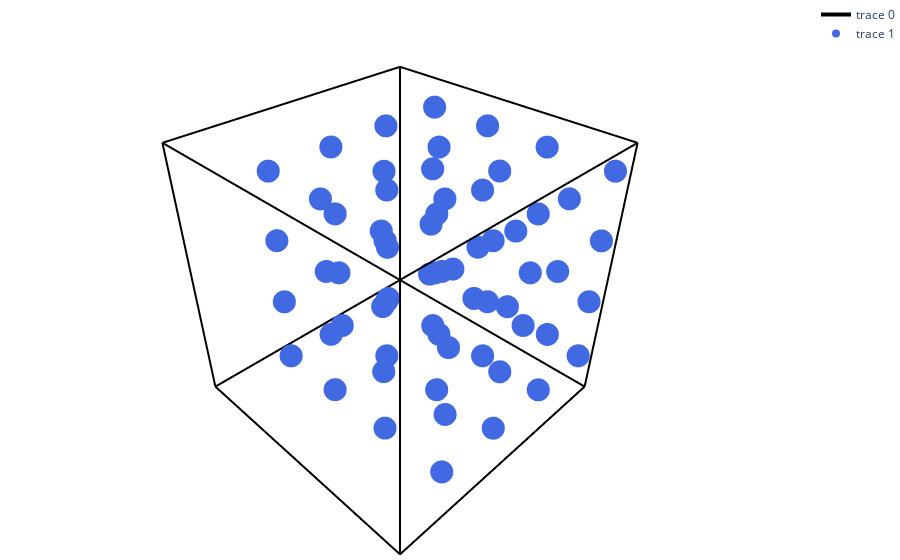

The notebook cell saved with this chart:
### Code cell
import numpy as np
import pandas as pd
import plotly.graph_objects as go

N = 64
density = 1.0
L = (N / density)**(1/3)

df = pd.read_csv('positions.xyz', delim_whitespace=True, names=['Elem', 'x', 'y', 'z'], header=None)
positions = df[['x', 'y', 'z']].values
x, y, z = positions[:, 0], positions[:, 1], positions[:, 2]

verts = np.array([
    [-L/2, -L/2, -L/2],
    [ L/2, -L/2, -L/2],
    [ L/2,  L/2, -L/2],
    [-L/2,  L/2, -L/2],
    [-L/2, -L/2,  L/2],
    [ L/2, -L/2,  L/2],
    [ L/2,  L/2,  L/2],
    [-L/2,  L/2,  L/2],
])

edges = [
    (0,1),(1,2),(2,3),(3,0),
    (4,5),(5,6),(6,7),(7,4),
    (0,4),(1,5),(2,6),(3,7)
]

Xe, Ye, Ze = [], [], []

for i, j in edges:
    Xe += [verts[i,0], verts[j,0], None]
    Ye += [verts[i,1], verts[j,1], None]
    Ze += [verts[i,2], verts[j,2], None]

fig = go.Figure()

fig.add_trace(go.Scatter3d(x=Xe, y=Ye, z=Ze, mode='lines', line=dict(color='black', width=4)))
fig.add_trace(go.Scatter3d(x=x, y=y, z=z, mode='markers', marker=dict(size=8, color='royalblue')))

fig.update_layout(
    scene=dict(
        xaxis=dict(showgrid=False, zeroline=False, visible=False),
        yaxis=dict(showgrid=False, zeroline=False, visible=False),
        zaxis=dict(showgrid=False, zeroline=False, visible=False),
        aspectmode='cube'
    ),
    # paper_bgcolor='rgba(0,0,0,0)',
    plot_bgcolor='rgba(0,0,0,0)',
    margin=dict(l=0, r=0, b=0, t=0)
)

fig.show()
fig.write_html("wigner_crystal_bcc_edges.html")

### Figure 1 — Plotly figure (JSON) as saved in the notebook; plotly's stock layout.template omitted (floating-point values rounded to 4 significant figures)
{"data": [{"line": {"color": "black", "width": 4}, "mode": "lines", "type": "scatter3d", "x": [-2.0, 2.0, null, 2.0, 2.0, null, 2.0, -2.0, null, -2.0, -2.0, null, -2.0, 2.0, null, 2.0, 2.0, null, 2.0, -2.0, null, -2.0, -2.0, null, -2.0, -2.0, null, 2.0, 2.0, null, 2.0, 2.0, null, -2.0, -2.0, null], "y": [-2.0, -2.0, null, -2.0, 2.0, null, 2.0, 2.0, null, 2.0, -2.0, null, -2.0, -2.0, null, -2.0, 2.0, null, 2.0, 2.0, null, 2.0, -2.0, null, -2.0, -2.0, null, -2.0, -2.0, null, 2.0, 2.0, null, 2.0, 2.0, null], "z": [-2.0, -2.0, null, -2.0, -2.0, null, -2.0, -2.0, null, -2.0, -2.0, null, 2.0, 2.0, null, 2.0, 2.0, null, 2.0, 2.0, null, 2.0, 2.0, null, -2.0, 2.0, null, -2.0, 2.0, null, -2.0, 2.0, null, -2.0, 2.0, null]}, {"marker": {"color": "royalblue", "size": 8}, "mode": "markers", "type": "scatter3d", "x": [NaN, -1.859, 1.14, 0.1392, 0.1421, 1.14, -0.8595, 0.1416, 0.1409, -0.8585, 0.1413, -0.8581, 0.1416, -1.859, -1.858, -0.8591, -1.86, -0.8597, -1.859, -0.8594, 1.143, 1.14, -0.8593, 1.142, 0.1399, -0.8597, -1.86, -1.858, -0.8578, 1.141, 1.14, -0.8578, 1.14, 0.1413, 1.142, -1.857, 0.1411, -1.86, -1.857, -0.8605, 0.1427, -1.86, -0.8582, 1.141, -1.858, -0.8584, -0.859, -1.858, 1.141, 1.141, 0.1408, 0.1416, 1.139, 0.1399, 1.14, 0.1415, 0.1416, -0.8578, 1.14, -1.859, 1.143, 0.1413, -1.859, -1.859, -0.8592], "y": [NaN, -1.146, -1.145, -0.1424, 0.8568, -0.1412, -1.144, 1.857, 0.8554, 1.857, 0.8538, -0.1421, 1.858, 1.858, 1.857, -1.144, -0.143, 0.8563, -1.143, 0.855, -0.1424, 1.856, -0.1417, 1.857, 1.859, -1.144, -1.144, 0.8568, -1.143, -1.144, 0.8552, 0.856, 1.858, 0.857, -1.145, 0.8557, -1.144, 1.857, 1.859, 0.8579, 1.86, 0.8555, 1.858, 0.8568, 0.8554, 1.858, -0.1439, -0.1433, -1.143, -0.1452, -1.144, -1.145, -0.1414, -0.1413, 0.8559, -1.144, -0.1422, 1.86, 1.857, -0.1436, 0.8549, -0.1427, -0.1407, -1.144, -0.1422], "z": [NaN, 0.6309, 0.631, 0.6306, 1.631, 0.6306, -1.369, 1.632, -1.37, 1.632, -0.368, -1.369, -1.369, 1.631, -0.3676, 1.632, 1.632, 1.633, -1.37, 0.6308, 1.631, 0.6306, -0.3676, -1.369, 0.6312, 0.6313, -0.3687, 0.6306, -0.37, 1.632, 0.6312, -0.3678, -0.3693, 0.6306, -0.3692, -1.368, -0.3673, -1.369, 0.6309, -1.37, -0.3684, -0.3683, -0.3676, 1.632, 1.63, -1.37, 1.631, -1.368, -1.37, -1.369, 1.632, -1.369, -0.3673, -0.3693, -1.371, 0.6306, -1.368, 0.6314, 1.631, -0.3682, -0.3691, 1.63, 0.6319, 1.633, 0.6305]}], "layout": {"margin": {"b": 0, "l": 0, "r": 0, "t": 0}, "plot_bgcolor": "rgba(0,0,0,0)", "scene": {"aspectmode": "cube", "xaxis": {"showgrid": false, "visible": false, "zeroline": false}, "yaxis": {"showgrid": false, "visible": false, "zeroline": false}, "zaxis": {"showgrid": false, "visible": false, "zeroline": false}}}}
